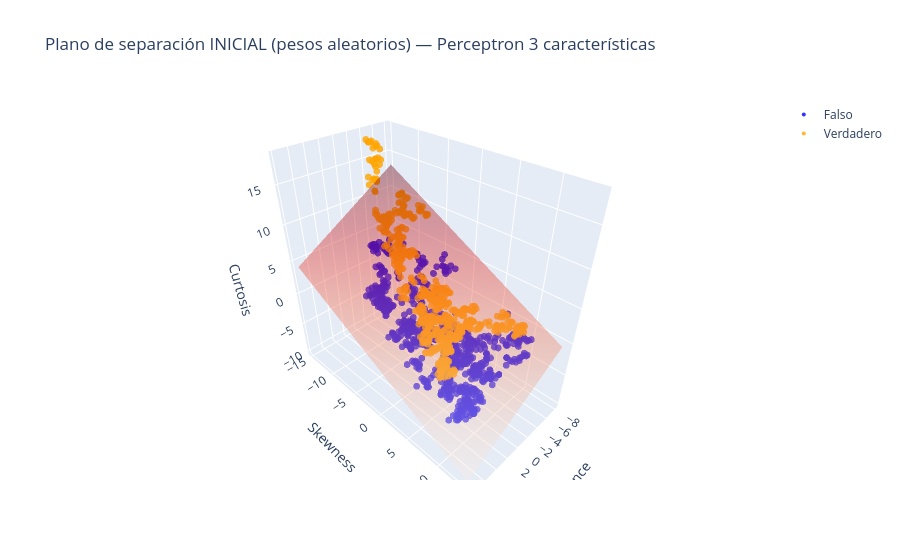

Notebook source saved alongside this figure:
### Markdown cell above
### 6.5.3 Plano de separación INICIAL sobre la dispersión 3D

Con los **pesos aleatorios iniciales** (antes del entrenamiento), el plano de separación no discrimina bien las clases.

### Code cell
import plotly.graph_objs as go
import numpy as np

# Pesos INICIALES (aleatorios, antes de entrenar)
b_i  = float(ppn3.w_historical[0][0])
w1_i = float(ppn3.w_historical[0][1])
w2_i = float(ppn3.w_historical[0][2])
w3_i = float(ppn3.w_historical[0][3])

# Evitar división por cero: si w3 es muy pequeño, usar un epsilon
eps = 1e-8
if abs(w3_i) < eps:
    w3_i = np.sign(w3_i) * eps if w3_i != 0 else eps

# Crear malla para el plano inicial
x1_range = np.linspace(X3[:, 0].min() - 1, X3[:, 0].max() + 1, 15)
x2_range = np.linspace(X3[:, 1].min() - 1, X3[:, 1].max() + 1, 15)
x1_m, x2_m = np.meshgrid(x1_range, x2_range)  # shape (len(x2), len(x1))

# Calcular z y limpiar no finitos
x3_plane_init = (-w1_i * x1_m - w2_i * x2_m - b_i) / w3_i
x3_plane_init = np.nan_to_num(x3_plane_init, nan=np.nanmean(X3[:, 2]),
                              posinf=np.max(X3[:, 2]), neginf=np.min(X3[:, 2]))
x3_plane_init = np.clip(x3_plane_init, X3[:, 2].min() - 5, X3[:, 2].max() + 5)

fig_init3d = go.Figure()

# Puntos de datos
color_map = {0: 'blue', 1: 'orange'}
cls_name_map = {0: 'Falso', 1: 'Verdadero'}
for cls_val in [0, 1]:
    mask = (y3 == cls_val)
    fig_init3d.add_trace(go.Scatter3d(
        x=X3[mask, 0], y=X3[mask, 1], z=X3[mask, 2],
        mode='markers',
        marker=dict(size=4, color=color_map[cls_val], opacity=0.8),
        name=cls_name_map[cls_val]
    ))

# Usar la malla (x1_m, x2_m) para los ejes del Surface (coincide con la forma de z)
fig_init3d.add_trace(go.Surface(
    x=x1_m,
    y=x2_m,
    z=x3_plane_init,
    opacity=0.4,
    colorscale='Reds',
    showscale=False,
    name='Plano inicial'
))

fig_init3d.update_layout(
    scene=dict(
        xaxis=dict(title=best_features_3[0].capitalize()),
        yaxis=dict(title=best_features_3[1].capitalize()),
        zaxis=dict(title=best_features_3[2].capitalize()),
    ),
    title='Plano de separación INICIAL (pesos aleatorios) — Perceptron 3 características'
)
fig_init3d.show()

### Figure 1 — Plotly figure (JSON) as saved in the notebook; plotly's stock layout.template omitted (floating-point values rounded to 4 significant figures; data arrays with more than 128 entries replaced by an {"elided": "..."} marker saying what was removed)
{"data": [{"marker": {"color": "blue", "opacity": 0.8, "size": 4}, "mode": "markers", "name": "Falso", "type": "scatter3d", "x": {"elided": "762 float values"}, "y": {"elided": "762 float values"}, "z": {"elided": "762 float values"}}, {"marker": {"color": "orange", "opacity": 0.8, "size": 4}, "mode": "markers", "name": "Verdadero", "type": "scatter3d", "x": {"elided": "610 float values"}, "y": {"elided": "610 float values"}, "z": {"elided": "610 float values"}}, {"colorscale": [[0, "rgb(255,245,240)"], [0.125, "rgb(254,224,210)"], [0.25, "rgb(252,187,161)"], [0.375, "rgb(252,146,114)"], [0.5, "rgb(251,106,74)"], [0.625, "rgb(239,59,44)"], [0.75, "rgb(203,24,29)"], [0.875, "rgb(165,15,21)"], [1, "rgb(103,0,13)"]], "name": "Plano inicial", "opacity": 0.4, "showscale": false, "type": "surface", "x": {"elided": "15x15 float values"}, "y": {"elided": "15x15 float values"}, "z": {"elided": "15x15 float values"}}], "layout": {"scene": {"xaxis": {"title": {"text": "Variance"}}, "yaxis": {"title": {"text": "Skewness"}}, "zaxis": {"title": {"text": "Curtosis"}}}, "title": {"text": "Plano de separación INICIAL (pesos aleatorios) — Perceptron 3 características"}}}
